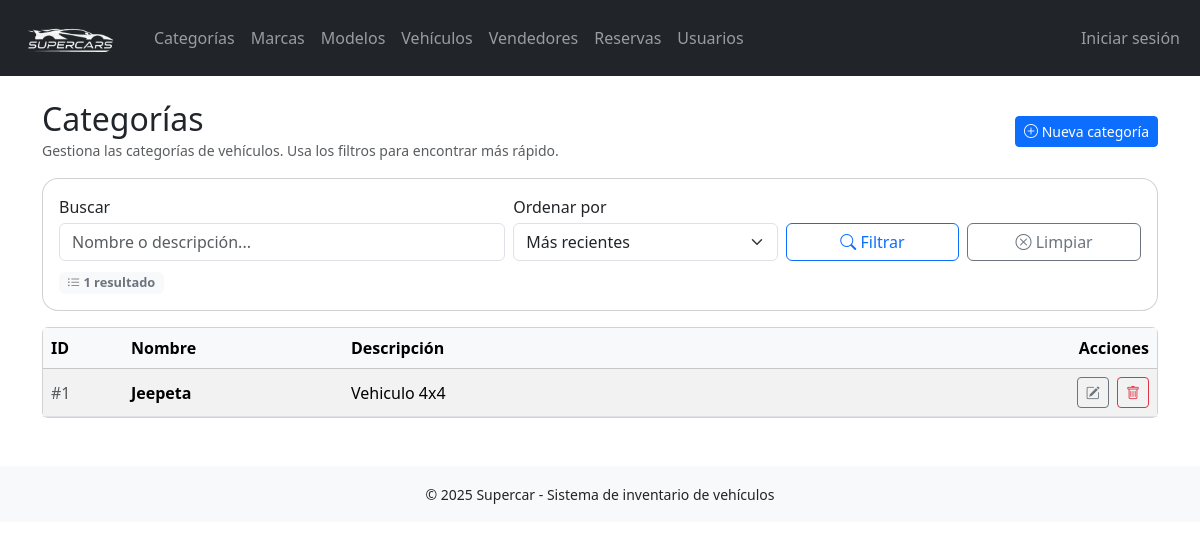
Before: /categorias/listar.php with the older database file.
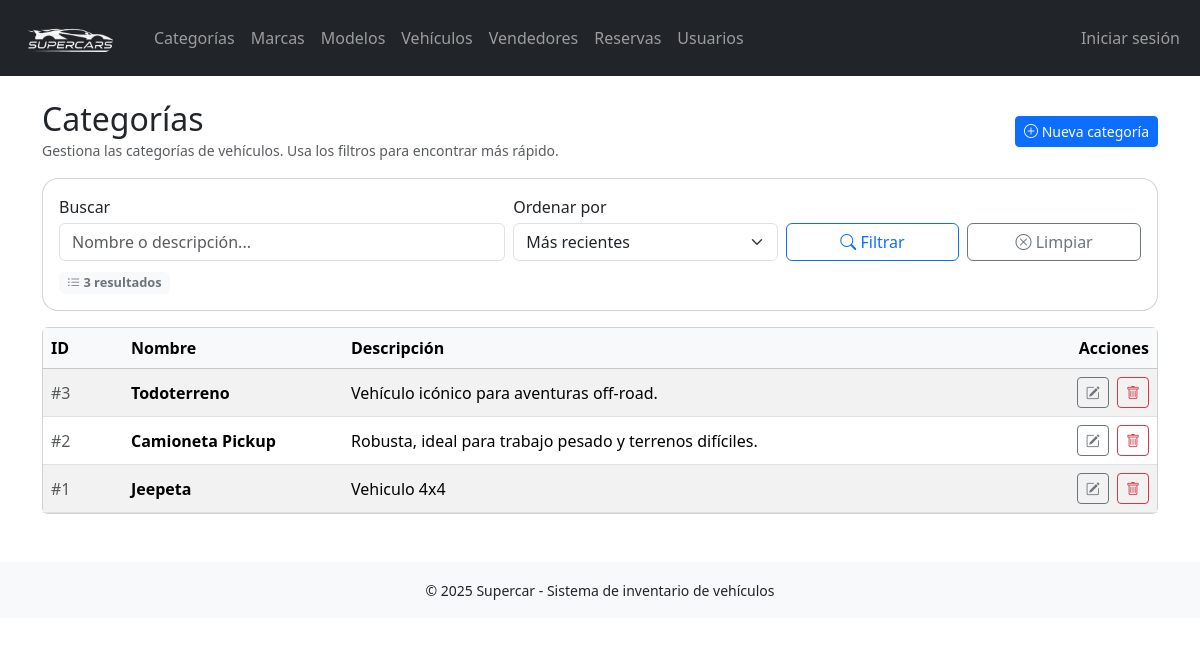
After: the same page with the newer database file.
### tables this page shows
CREATE TABLE `categorias` (
  `id_categoria` int(11) NOT NULL,
  `nombre` varchar(100) NOT NULL,
  `descripcion` text DEFAULT NULL
);

### categorias/listar.php (the view, shortened to what this page needs)
<?php
require_once '../config/db.php';
require_once '../includes/header.php';
$busqueda = trim($_GET['q'] ?? '');
$orden    = $_GET['orden'] ?? 'recientes';
switch ($orden) {
    case 'recientes':
    default:
        $orden      = 'recientes';
        $orderBySql = 'id_categoria DESC';
        break;
}
$whereSql = '';
$params   = [];
$sqlCount = "SELECT COUNT(*) FROM categorias $whereSql";
$stmtCount = $pdo->prepare($sqlCount);
$stmtCount->execute($params);
$total_registros = (int)$stmtCount->fetchColumn();
$sql = "SELECT * FROM categorias $whereSql ORDER BY $orderBySql";
$stmt = $pdo->prepare($sql);
$stmt->execute($params);
$categorias = $stmt->fetchAll();
?>
<div class="page-header-super">
    <div>
        <h2>Categorías</h2>
        <small class="text-muted">
            Gestiona las categorías de vehículos. Usa los filtros para encontrar más rápido.
        </small>
    </div>
    <a href="crear.php" class="btn btn-primary btn-sm">
        <i class="bi bi-plus-circle"></i> Nueva categoría
    </a>
</div>
<div class="card filter-card mb-3">
    <div class="card-body">
        <form method="get" class="row g-2 align-items-end">
            <div class="col-md-5">
                <label for="q" class="form-label mb-1">
                    Buscar
                </label>
                <input
                    type="text"
                    name="q"
                    id="q"
                    class="form-control"
                    placeholder="Nombre o descripción..."
                    value="<?= htmlspecialchars($busqueda) ?>"
                >
            </div>
            <div class="col-md-4 col-lg-3">
                <label for="orden" class="form-label mb-1">
                    Ordenar por
                </label>
                <select
                    name="orden"
                    id="orden"
                    class="form-select"
                    onchange="this.form.submit()"
                >
                    <option value="recientes"   <?= $orden === 'recientes'   ? 'selected' : '' ?>>Más recientes</option>
                </select>
            </div>
            <div class="col-md-3 col-lg-2">
                <button type="submit" class="btn btn-outline-primary w-100">
                    <i class="bi bi-search"></i> Filtrar
                </button>
            </div>
            <div class="col-md-3 col-lg-2">
                <a href="listar.php" class="btn btn-outline-secondary w-100">
                    <i class="bi bi-x-circle"></i> Limpiar
                </a>
            </div>
        </form>
        <div class="mt-2">
            <span class="badge bg-light text-secondary badge-count">
                <i class="bi bi-list-ul"></i>
                <?= $total_registros ?> resultado<?= $total_registros === 1 ? '' : 's' ?>
            </span>
        </div>
    </div>
</div>
<div class="card">
    <div class="card-body p-0">
        <?php if ($total_registros > 0): ?>
            <div class="table-responsive">
                <table class="table table-hover table-striped align-middle mb-0">
                    <thead class="table-light">
                        <tr>
                            <th style="width: 80px;">ID</th>
                            <th style="width: 220px;">Nombre</th>
                            <th>Descripción</th>
                            <th style="width: 140px;" class="text-end">Acciones</th>
                        </tr>
                    </thead>
                    <tbody>
                    <?php foreach ($categorias as $cat): ?>
                        <tr>
                            <td class="text-muted">#<?= $cat['id_categoria'] ?></td>
                            <td>
                                <strong><?= htmlspecialchars($cat['nombre']) ?></strong>
                            </td>
                            <td>
                                <?= nl2br(htmlspecialchars($cat['descripcion'])) ?>
                            </td>
                            <td class="text-end">
                                <a href="editar.php?id=<?= $cat['id_categoria'] ?>"
                                   class="btn btn-sm btn-outline-secondary me-1"
                                   title="Editar">
                                    <i class="bi bi-pencil-square"></i>
                                </a>
                                <a href="eliminar.php?id=<?= $cat['id_categoria'] ?>"
                                   class="btn btn-sm btn-outline-danger"
                                   title="Eliminar"
                                   onclick="return confirm('¿Seguro que deseas eliminar esta categoría?');">
                                    <i class="bi bi-trash"></i>
                                </a>
                            </td>
                        </tr>
                    <?php endforeach; ?>
                    </tbody>
                </table>
            </div>
        <?php endif; ?>
    </div>
</div>
<?php require_once '../includes/footer.php'; ?>

### includes/header.php (shortened to what this page needs)
<?php
$BASE_URL = defined('BASE_URL') ? BASE_URL : '/supercar';
?>
<!DOCTYPE html>
<html lang="es">
<head>
    <link href="https://cdn.jsdelivr.net/npm/bootstrap@5.3.3/dist/css/bootstrap.min.css" rel="stylesheet">
    <link rel="stylesheet" href="https://cdn.jsdelivr.net/npm/bootstrap-icons@1.11.3/font/bootstrap-icons.css">
</head>
<body>
<nav class="navbar navbar-expand-lg navbar-dark bg-dark">
    <div class="container-fluid">
        <a class="navbar-brand" href="<?= $BASE_URL ?>/index.php">
            <img src="<?= $BASE_URL ?>/img/supercar.png" alt="Supercar" class="img-fluid" style="height:50px;">
        </a>
        <div class="collapse navbar-collapse" id="navbarSupportedContent">
            <ul class="navbar-nav me-auto mb-2 mb-lg-0">
                <li class="nav-item"><a class="nav-link" href="<?= $BASE_URL ?>/categorias/listar.php">Categorías</a></li>
                <li class="nav-item"><a class="nav-link" href="<?= $BASE_URL ?>/marcas/listar.php">Marcas</a></li>
                <li class="nav-item"><a class="nav-link" href="<?= $BASE_URL ?>/modelos/listar.php">Modelos</a></li>
                <li class="nav-item"><a class="nav-link" href="<?= $BASE_URL ?>/vehiculos/listar.php">Vehículos</a></li>
                <li class="nav-item"><a class="nav-link" href="<?= $BASE_URL ?>/vendedores/listar.php">Vendedores</a></li>
                <li class="nav-item"><a class="nav-link" href="<?= $BASE_URL ?>/reservas/listar.php">Reservas</a></li>
                <li class="nav-item"><a class="nav-link" href="<?= $BASE_URL ?>/usuarios/listar.php">Usuarios</a></li>
            </ul>
            <ul class="navbar-nav ms-auto mb-2 mb-lg-0">
                <?php if (!empty($_SESSION['usuario'])): ?>
                    <li class="nav-item dropdown">
                        <a class="nav-link dropdown-toggle" href="#" id="userDropdown" role="button" data-bs-toggle="dropdown" aria-expanded="false">
                            <i class="bi bi-person-circle"></i> <?= htmlspecialchars($_SESSION['usuario']['nombre'] ?? $_SESSION['usuario']['user'] ?? 'Usuario') ?>
                        </a>
                        <ul class="dropdown-menu dropdown-menu-end" aria-labelledby="userDropdown">
                            <li><a class="dropdown-item" href="<?= $BASE_URL ?>/usuarios/editar.php?id=<?= urlencode($_SESSION['usuario']['id'] ?? '') ?>">Perfil</a></li>
                            <li><hr class="dropdown-divider"></li>
                            <li><a class="dropdown-item text-danger" href="<?= $BASE_URL ?>/logout.php">Cerrar sesión</a></li>
                        </ul>
                    </li>
                <?php else: ?>
                    <li class="nav-item"><a class="nav-link" href="<?= $BASE_URL ?>/login.php">Iniciar sesión</a></li>
                <?php endif; ?>
            </ul>
        </div>
    </div>
</nav>
<div class="container mt-4">

### includes/footer.php (shortened to what this page needs)
</div>
<footer class="bg-light text-center py-3 mt-5">
    <small>&copy; <?= date('Y') ?> Supercar - Sistema de inventario de vehículos</small>
</footer>
</body>
</html>

### categorias/listar.php (style rules this page uses)
.page-header-super { display: flex; flex-wrap: wrap; align-items: center; justify-content: space-between; gap: .75rem; margin-bottom: 1rem; }
.page-header-super h2 { margin-bottom: 0; }
.filter-card { border-radius: 1rem; }
.badge-count { font-size: .8rem; }

Changed rows visible on the page:
added categorias: id_categoria "3", nombre "Todoterreno", descripcion "Vehículo icónico para aventuras off-road."
added categorias: id_categoria "2", nombre "Camioneta Pickup", descripcion "Robusta, ideal para trabajo pesado y terrenos difíciles."
Other visible differences:
$total_registros: "1" → "3"
text now shown: "s"
